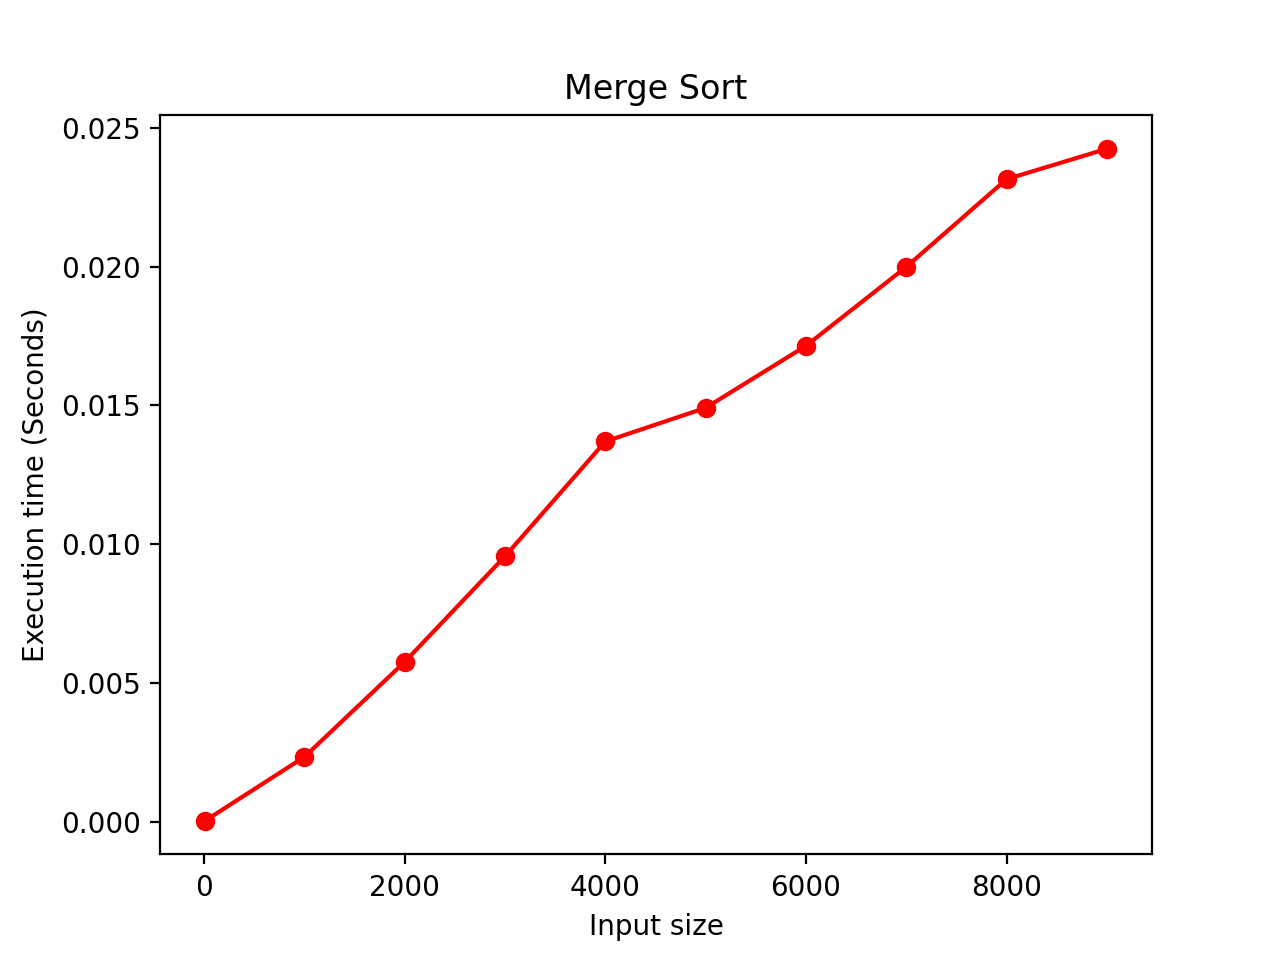

Write the Python code that produced this figure.
import pylab
import time
import myLibrary as lib

# Sorts array A[0..n − 1] by recursive mergesort
# Input: An array A[0..n − 1] of orderable elements
# Output: Array A[0..n − 1] sorted in nondecreasing order
def MergeSort(A):
    n = len(A)
    if(n>1):
        B = A[:n//2].copy()
        C = A[n//2:].copy()
        MergeSort(B)
        MergeSort(C)
        Merge(B,C,A)

# Merges two sorted arrays into one sorted array
# Input: Arrays B[0..p − 1] and C[0..q − 1] both sorted
# Output: Sorted array A[0..p + q − 1] of the elements of B and C
def Merge(B,C,A):
    i=0
    j=0
    k=0
    p = len(B)
    q = len(C)
    while i < p and j < q:
        if B[i] <= C[j]:
            A[k]=B[i]
            i=i+1
        else:
            A[k]=C[j]
            j=j+1
        k=k+1
    if i == p:
        A[k:p+q]=C[j:q].copy()
    else:
        A[k:p+q]=B[i:p].copy()

# A = [8, 3, 2, 9, 7, 1, 5, 4]
# MergeSort(A)
# print(A)
# [1, 2, 3, 4, 5, 7, 8, 9]

#Plot
A0 = lib.ranGen(10)
A1 = lib.ranGen(1000)
A2 = lib.ranGen(2000)
A3 = lib.ranGen(3000)
A4 = lib.ranGen(4000)
A5 = lib.ranGen(5000)
A6 = lib.ranGen(6000)
A7 = lib.ranGen(7000)
A8 = lib.ranGen(8000)
A9 = lib.ranGen(9000)

#0
startA0 = time.time()
MergeSort(A0)
stopA0 = time.time()
timeA0 = stopA0 - startA0
sizeA0 = len(A0)

#1
startA1 = time.time()
MergeSort(A1)
stopA1 = time.time()
timeA1 = stopA1 - startA1
sizeA1 = len(A1)
#2
startA2 = time.time()
MergeSort(A2)
stopA2 = time.time()
timeA2 = stopA2 - startA2
sizeA2 = len(A2)
#3
startA3 = time.time()
MergeSort(A3)
stopA3 = time.time()
timeA3 = stopA3 - startA3
sizeA3 = len(A3)
#4
startA4 = time.time()
MergeSort(A4)
stopA4 = time.time()
timeA4 = stopA4 - startA4
sizeA4 = len(A4)
#5
startA5 = time.time()
MergeSort(A5)
stopA5 = time.time()
timeA5 = stopA5 - startA5
sizeA5 = len(A5)
#6
startA6 = time.time()
MergeSort(A6)
stopA6 = time.time()
timeA6 = stopA6 - startA6
sizeA6 = len(A6)
#7
startA7 = time.time()
MergeSort(A7)
stopA7 = time.time()
timeA7 = stopA7 - startA7
sizeA7 = len(A7)
#8
startA8 = time.time()
MergeSort(A8)
stopA8 = time.time()
timeA8 = stopA8 - startA8
sizeA8 = len(A8)
#9
startA9 = time.time()
MergeSort(A9)
stopA9 = time.time()
timeA9 = stopA9 - startA9
sizeA9 = len(A9)

pylab.plot([sizeA0,sizeA1,sizeA2,sizeA3,sizeA4,sizeA5,sizeA6,sizeA7,sizeA8,sizeA9],[timeA0,timeA1,timeA2,timeA3,timeA4,timeA5,timeA6,timeA7,timeA8,timeA9],'ro-')
pylab.title('Merge Sort')
pylab.xlabel('Input size')
pylab.ylabel('Execution time (Seconds)')
pylab.show()
